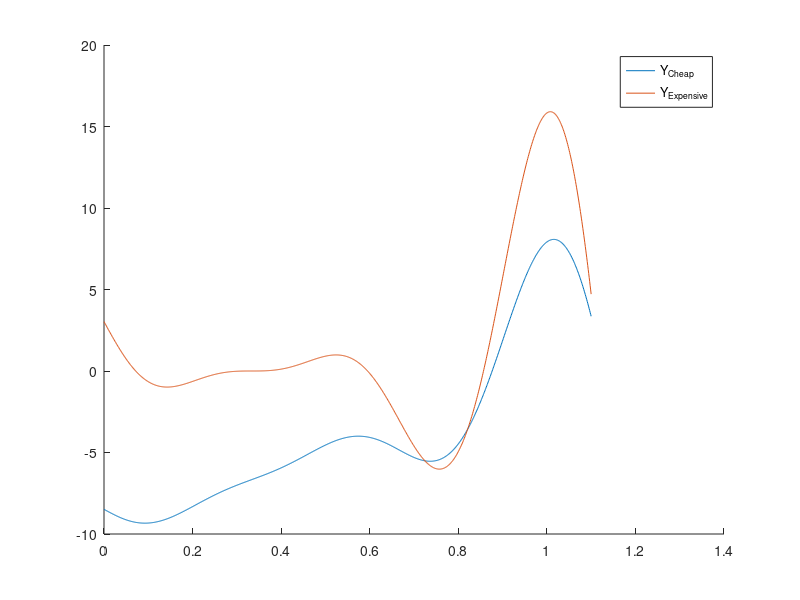

Write the MATLAB code that produced this figure. (Note: this script raises an error after producing the figure.)
%clear all
close all
clc

%% 1-D, define high and low fidelity functions
fe = @(x) ((6.*x-2).^2).*sin(12.*x-4); % expensive
dfe_dx = @(x) (12.*(6*x-2).^2).*cos(4-12.*x)-12.*(6.*x-2).*sin(4-12.*x);
A = 0.5; B = 10; C = -5;
fc = @(x) A.*fe(x) + (B.*(x-0.5)) + C; % cheap 
dfc_dx = @(x) A*dfe_dx(x) + B;

%% 1-D Samples
xMin = 0; xMax = 1.1;
testpoints = linspace(xMin,xMax,1000);
%Xc = linspace(0,1,11)'; Rc = fc(Xc);
%Xe = [0, 0.4, 0.6, 1]'; Re = fe(Xe); % These points most coincide with Xc
%Xc = Xe; Rc = fc(Xc);

%% 
% Initialize hold arrays and weights
x_array = []; yAdd_array = []; yMult_array = []; dAdd_array = []; dMult_array = [];
yFh_array = []; yFl_array = []; dFh_array = []; dFl_array = [];
TRS_array = []; rho_array = []; obj_hist = [];
w1 = 0; w2 = 0;

% Step 1===================================================================
% DEFINE INITIAL TRS AS HALF OF THE ENTIRE DESIGN SPACE
% NEXT LINE APPENDS REVISED TRS VALUES AS ITERATIONS CONTINUE
TRS = (xMax - xMin)/2;
TRS_array = [TRS_array; TRS];

% CENTER IS APPROXIATELY AT THE MID POINT
% NEXT LINE APPENDS REVISED CENTER VALUES AS ITERATIONS CONTINUE
center = 1.0;
x_array = [x_array; center];

% Step 2===================================================================
% GET INITIAL VALUES OF CHEAP AND EXPENSIVE FUNCTION USING CENTER POINT
% ALSO GET DERIVATIVE INFO
Fh = fe(center); Fl = fc(center);
dFh_dx = dfe_dx(center); dFl_dx = dfc_dx(center);

% holds
% APPEND INITIAL VALUES FOR CHEAP AND EXPENSIVE FUNCTIONS INTO THE
% DESIGNATE STORAGE ARRAY
yFh_array = [yFh_array; Fh]; yFl_array = [yFl_array; Fl]; 
dFh_array = [dFh_array; dFh_dx]; dFl_array = [dFl_array; dFl_dx];

%USED TO DETERMINE IF ALGORITHM CONVERGED TO A SOLUTION
ConvergenceCheck = 1000;

% WHILE LOOP FOR REMAINING STEPS IS NEEDED.
ii = 1;
while ConvergenceCheck > 0.001

%for kjkj = 1:7
%% PLOT CHEAP AND EXPENSIVE FUNCTIONS FOR EACH RUN
figure, hold on
% scatter(Xc, Rc), scatter(Xe, Re)
plot(testpoints,fc(testpoints))
plot(testpoints,fe(testpoints))
legend('Y_{Cheap}','Y_{Expensive}') % 'Cheap Samples','Expensive Samples', 

% Step 3===================================================================
% DEFINE ADDITIVE AND MULTIPLICATIVE TERMS AND DERIVATIVES
Add = Fh - Fl;
dAdd_dx = dFh_dx - dFl_dx;
Mult = Fh./Fl;
dMult_dx = (Fl.*dFh_dx - Fh.*dFl_dx)./Fl.^2;
%dMult_dx = dFh_dx./Fl - (dFl_dx.*Fh)/Fl.^2;

% holds
% APPEND VALUES FOR ADDITIVE AND MULTIPLICATIVE TERMS INTO STORAGE
% MATRICES
yAdd_array = [yAdd_array; Add]; yMult_array = [yMult_array; Mult]; 
dAdd_array = [dAdd_array; dAdd_dx]; dMult_array = [dMult_array; dMult_dx];


% Hidden step: check number of samples within model range: if too low
% construct a first order approximation model, else gek models

xdata = x_array; distance = TRS/2;

% FUNCTION 'ptsCaptured' IDENTIFIES WHICH POINTS ARE TO BE KEPT
% FOR ANALYSIS BASED ON THE TRUST REGION SIZE
[ pointsCaped ] = ptsCaptured( center, xdata, distance);

if length(pointsCaped) < 2
    display('linear')
    ADD = @(x) (dAdd_array(pointsCaped).*(x-center)) + yAdd_array(pointsCaped);
    MULT = @(x) (dMult_array(pointsCaped).*(x-center)) + yMult_array(pointsCaped);
    w1 = 0.5;
    w2 = 1-w1;
    
    % HYBRID FUNCTION
    fhat_h = @(x) w1.*(fc(x) + ADD(x) ) + w2.*( fc(x).*MULT(x) );
    
else
    display('GEK')
    % FUNCTION 'ptsCaptured' IDENTIFIES WHICH POINTS ARE TO BE KEPT
    % FOR ANALYSIS BASED ON THE TRUST REGION SIZE
    [ pointsCapedwR ] = ptsCaptured( center, xdata, (1.5*TRS)/2);
    
    % Additive Model=======================================================
    % VECTORS 'xi' AND 'xigrads' USED TO DEFINE POINTS USED FOR KRIGING
    xi = x_array(pointsCaped); xigrads = xi;
    
    % VECTORS 'y' AND 'grad' USED TO DEFINE OUTPUT POINTS USED FOR GRADIENT
    % ENHANCED KRIGING
    y = yAdd_array(pointsCaped); grad = dAdd_array(pointsCaped);
    
    % FUNCTION CALL TO CREATE ADDITIVE SURROGATE MODEL
    [ modelAdd ] = gekFit(xi, xigrads, y, grad);
    % [ modelAdd ] = gekFit( xi,[], y, []);

    % Multiplicitive Model=================================================
    
    % VECTORS 'y' AND 'grad' USED TO DEFINE OUTPUT POINTS USED FOR GRADIENT
    % ENHANCED KRIGING
    y = yMult_array(pointsCaped); grad = dMult_array(pointsCaped);
    
    % FUNCTION CALL TO CREATE MULTIPLICATIVE SURROGATE MODEL
    [ modelMult ] = gekFit(xi, xigrads, y, grad);
    %[ modelMult ] = gekFit( xi,[], y, []);
    
    % Prediction of each model
    ADD = @(x) gekPred( modelAdd,x );
    MULT = @(x) gekPred( modelMult,x );
    
    % ERROR function
    Error = @(y,yhat) sqrt( sum( (y - yhat).^2)/length(y) ); 
    
    % Finding the weights of the models
    PHI = @(N,sigma) (1/(2*pi*sigma^2))^(N/2)*exp(-N/2);
    
    x_removeCaped = x_array;
    %INTENDED TO KEEP ONLY POINTS IN THE TRUST REGION
    x_removeCaped(pointsCaped) = [];
    
    if isempty(x_removeCaped)
        sigmaAdd = 0;
        sigmaMult = 0;
    
%         phiAdd = PHI(length(Fh_removeCaped),sigmaAdd);
%         phiMult = PHI(length(Fh_removeCaped),sigmaMult);
    
        w1 = .5;
        w2 = 1-w1;
    else
        Fh_removeCaped = yFh_array; Fh_removeCaped(pointsCaped) = [];
        Fl_removeCaped = yFl_array; Fl_removeCaped(pointsCaped) = [];
        sigmaAdd = Error(Fh_removeCaped, Fl_removeCaped+ADD(x_removeCaped));
        sigmaMult = Error(Fh_removeCaped, Fl_removeCaped.*MULT(x_removeCaped));
    
        phiAdd = PHI(length(Fh_removeCaped),sigmaAdd);
        phiMult = PHI(length(Fh_removeCaped),sigmaMult);
    
        w1 = (w1*phiAdd)/( (w1*phiAdd) + (w2*phiMult) );
        w2 = (w2*phiMult)/( (w1*phiAdd) + (w2*phiMult) );
        % w2 = 1-w1;
    end
    
    
    fhat_h = @(x) w1.*(fc(x)' + ADD(x) ) + w2.*( fc(x)'.*MULT(x) );

end

% CODE RESUMES HERE ONCE EITHER THE LINEAR OR KRIGING MODEL HAS BEEN
% CONSTRUCTED

% THE HYBRID FUNCTION IS PLOTTED HERE ALONG WITH TEST POINTS
plot(testpoints,fhat_h(testpoints),'k','LineWidth',2)
axis([0,inf,-10,25]);
scatter(x_array, yFh_array,200,'o')
scatter(x_array, yFl_array,200,'o')

% DEFINES TRUST REGION AND PLOTS IT
LB = [center-TRS/2]; 
if LB < xMin
    LB = xMin;
end
UB = [center+TRS/2]; 
if UB > xMax
    UB = xMax;
end
plot([LB,UB],[-10,-10],'g','linewidth',2)

% OPTIMIZATION STAGE, FINDS THE MIN LOCAL VALUE OF THE HYBRID FUNCTION
A = []; B = []; Aeq = []; Beq = [];

options = optimset('Algorithm','interior-point','GradObj','off',...
    'GradConstr','off','TolX',1e-6,'Display','iter', 'PlotFcns',...
    @optimplotfval );

% NEW CENTER VALUE OBTAINED IN THE OPTIMIZATION STEP
[center,objectiveValue] = fmincon(@(x)fhat_h(x),center,A,B,Aeq,Beq,LB,...
UB,[],options);

% VECTOR THAT TRACK VALUES OF THE OBJECTIVE HYBRID FUNCTION 
obj_hist = [obj_hist; objectiveValue];

x_array = [x_array; center]; % New evaluation site

% NEW VALUES CALCULATED FOR THE CHEAP AND EXPENSIVE FUNCTIONS AND THEIR
% DERIVATIVES BASED ON THE NEWLY CALCULATED CETNER VALUE.
Fh = fe(center); % new expensive model evaluation

Fl = fc(center); % new cheap model evaluation, should be able to extract this from the optz

dFh_dx = dfe_dx(center); % grad values
dFl_dx = dfc_dx(center); % grad values

yFh_array = [yFh_array; Fh]; yFl_array = [yFl_array; Fl]; 
dFh_array = [dFh_array; dFh_dx]; dFl_array = [dFl_array; dFl_dx];

% NEXT CALCULATE THE RHO VALUE THAT IS USED TO DETERMINE TRUST REGION SIZE
% FOR NEXT STEP
% maybe a differnt way to do this calculation...
rho = ( yFh_array(ii) - yFh_array(ii+1) ) / ( yFh_array(ii) - objectiveValue );

if rho > 0.8
    TRS = 1.1*TRS; % was 2*TRS This creates errors  .7
elseif rho > 0.5
    
else
    TRS = 0.5*TRS;
end

% APPEND NEW VALUES FOR TRS AND RHO
TRS_array = [TRS_array;TRS];
rho_array = [rho_array; rho];

% CHECK FOR CONVERGENCE
ConvergenceCheck = (abs(yFh_array(ii) - yFh_array(ii+1))) / abs(yFh_array(ii));
ii = ii + 1;

end
